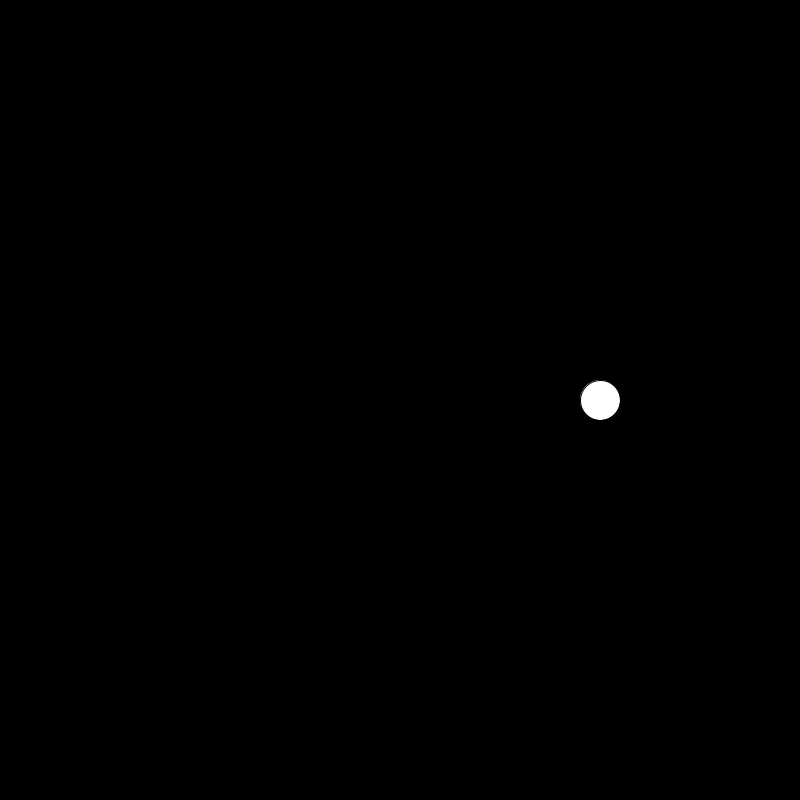
Frame 1 (no input)
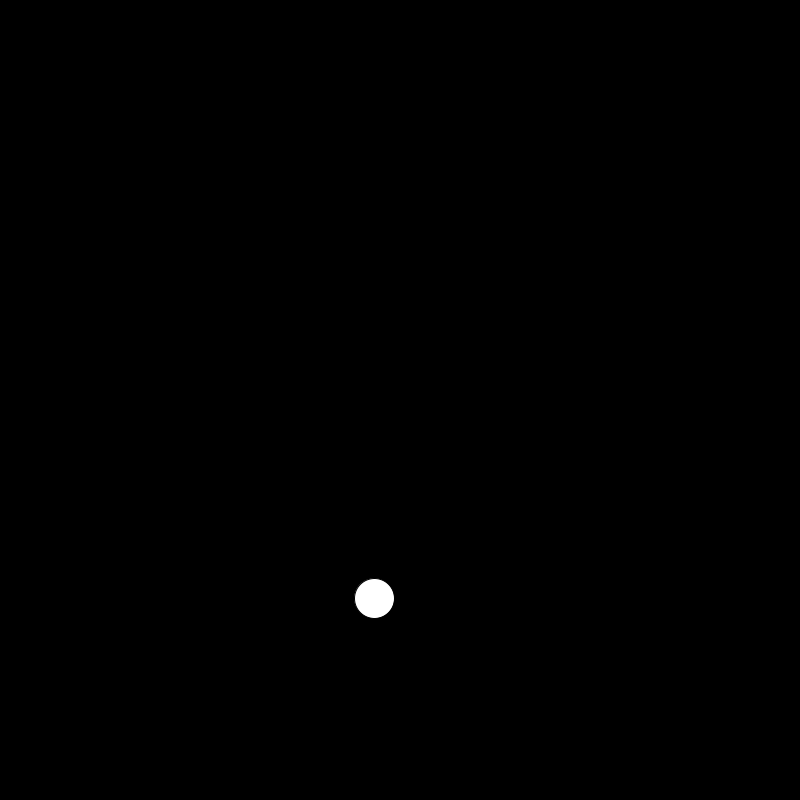
Frame 60 (the mouse pressed at the canvas centre just before this capture)
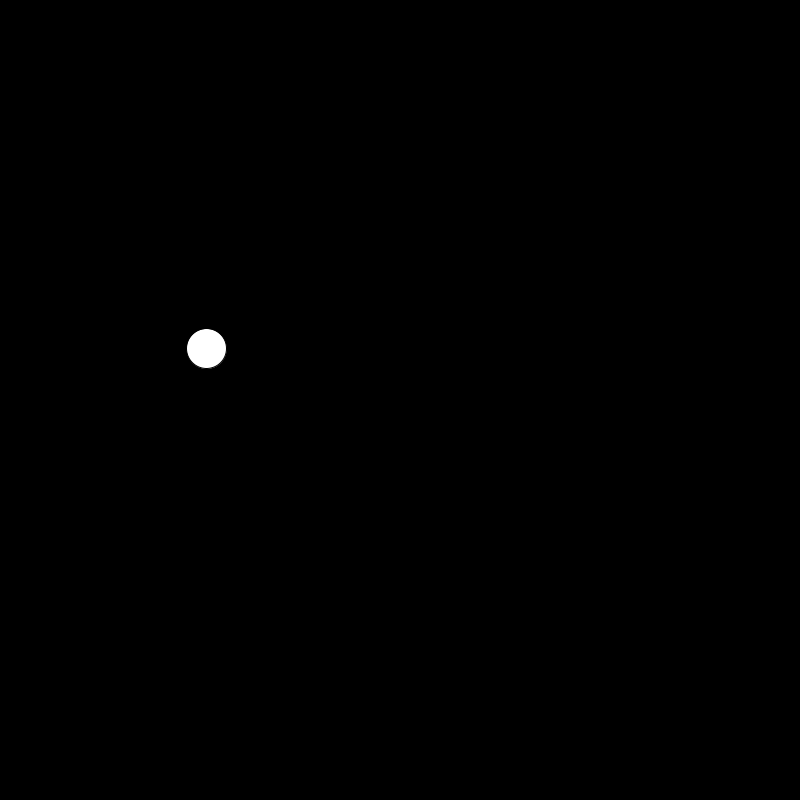
Frame 120 (the mouse held since frame 60 and released just before this capture)

The Processing sketch that drew these frames (run headless with seeded random() and noise(); from frame 60 on, the mouse is pressed at the canvas centre):

// Processing sketch: SinCos
// ── SinCos.pde
/* PI GRECO il rapporto tra la lunghezza della circonferenza e quella del suo diametro, o  l'area di un cerchio di raggio  1
 * SIN COS : dato un angolo (in radianti), essi ritorneranno alla corretta posizione di x (cosine) e di y (sine) di un punto 
 * sul margine del cerchio con raggio uguale a 1.
 * RADIANTI : il rapporto tra la lunghezza dell'arco di circonferenza tracciato dall'angolo e la lunghezza del raggio di tale circonferenza
 */

float angle;

void setup()
{
 
  size(800,800);
  
}

void draw()
{
   background(0);
  angle = millis()/60;
  float x = cos(angle*0.1) * 200;
  float y = sin(angle *0.1) * 200;
  //println(angle, x);
  ellipse(x + width/2, y + height/2, 40, 40);
}
